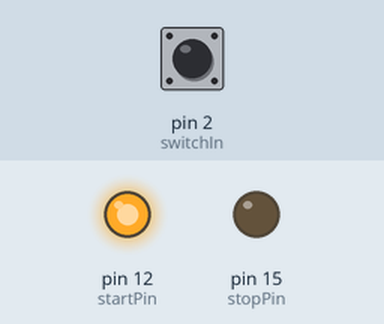
Simulated run of this sketch. Board: Arduino Uno, built with avr-gcc and run on an emulated ATmega328P. On the bench: output pins drawn as LEDs (lit = HIGH). Inputs (shaded band) come from the test bench; at power-on: pin 2 (switchIn) HIGH.

Above: at 1.2 s.
1.3 s: pin 2 (switchIn) pulled LOW for 0.15 s
At 2.6 s:
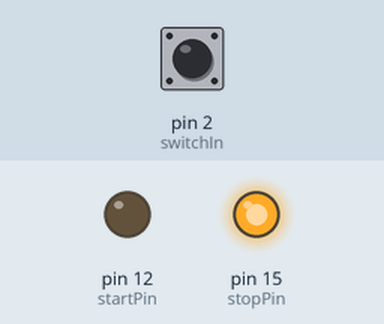
2.9 s: pin 2 (switchIn) pulled LOW for 1 s
At 3.2 s:
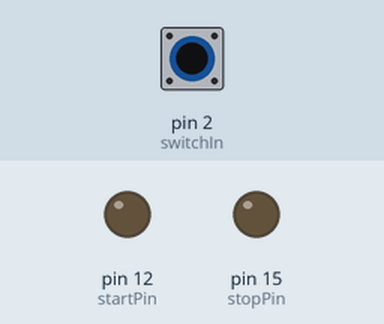
5.4 s: pin 2 (switchIn) pulled LOW for 3.2 s
At 9.9 s:
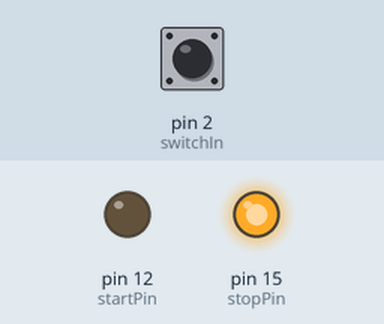
Timing chart, 0 to 11.4 s (numbered marks = the images above; inputs shaded):
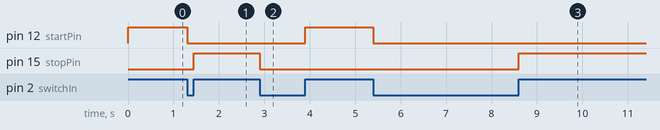

The sketch:

Foot_Switch1.ino
```cpp
//IN
int switchIn = 2;

//OUT
int startPin = 12;
int stopPin = 15;

//VARIABLES
boolean started;
boolean switched;
boolean button;

void setup() {

    pinMode(switchIn,INPUT);
    pinMode (startPin, OUTPUT);
    pinMode(stopPin, OUTPUT);

Serial.begin(115200);

}

void loop() {

  button = digitalRead(switchIn);
  if (not(button)) {
        digitalWrite(startPin, LOW);
        digitalWrite(stopPin, LOW);
        switched = false;
        delay(50);
  } else {
        if (not(switched)) {
              if (started) {
                  digitalWrite(startPin, LOW);
                  digitalWrite(stopPin, HIGH);
                  started = false;
              } else {
                  digitalWrite(startPin, HIGH);
                  digitalWrite(stopPin, LOW);
                  started = true;
              }
              switched = true;
              delay(50);
         }
  }

}
```

Measured:
- after the input at 1.3 s, pin 12 (startPin): HIGH → LOW at once; pin 15 (stopPin): LOW → HIGH after 0.15 s
- after the input at 2.9 s, pin 12 (startPin): LOW → HIGH after 1.0 s; pin 15 (stopPin): HIGH → LOW at once
- after the input at 5.4 s, pin 12 (startPin): HIGH → LOW at once; pin 15 (stopPin): LOW → HIGH after 3.2 s
